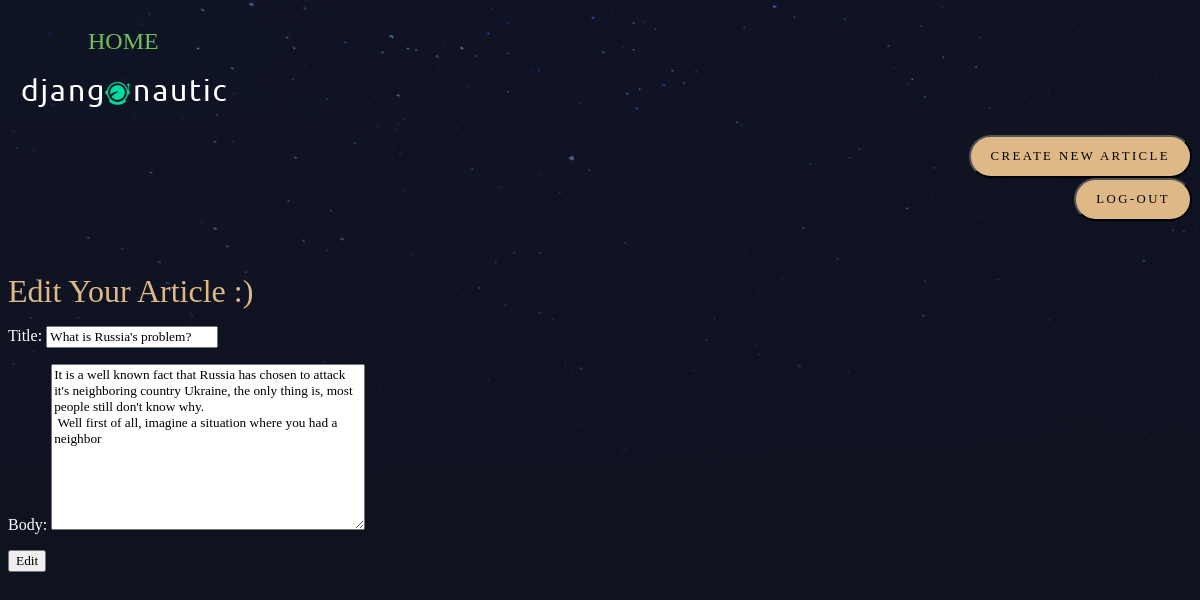
Screenshot of /articles/edit/what-is-russias-problem (signed in) with the database file from the repository.
### Articles/models.py (models this page shows, shortened)
class Articles(models.Model):
    title = models.CharField(max_length=200)
    slug = models.SlugField(unique=True)
    body = models.TextField()
    thumbnail = models.ImageField(default='default.png',blank=True)
    date = models.DateField(auto_now=True)
    author = models.ForeignKey(User,default=None,on_delete=CASCADE )

### Articles/views.py (the view)
# urls.py: path("edit/<slug:slug>", edit_article.as_view() ,name='edit'),
def edit_article(request,slug):
    article = Articles.objects.get(slug=slug)
    if request.method == 'POST':
        form = EditArticle(request.POST,instance=article)
        if form.is_valid():
            form.save()
            return redirect('particular:articles')
    else:
        form = EditArticle(article,slug)
    print(article.date)
    return render(request,'articles/edit_article.html',context={'form':form})

### templates/articles/edit_article.html (shortened to what this page needs)
{% extends 'base_layout.html' %}
{% block content %}
<h1>Edit Your Article :) </h1>
<form class="site-form" action="{% url 'particular:articles' %}" method="post" enctype="multipart/form-data">
    {{form.as_p}}
    <input type="submit" value="Edit">
</form>
{% endblock %}

### static/slatt.css (style rules this page uses)
body { background-color: #0f121f; background-image: url(stars.png); background-repeat:no-repeat; background-size: cover; color: #fff; }
body * { font-family: Ubuntu; }
h1,h2,h3,h3,h4 { font-weight: normal; margin: 0; color: burlywood; }

### rows the page displays
Articles: title "What is Russia's problem?", body "It is a well known fact that Russia has chosen to attack it's neighboring country Ukraine, the only thing is, most people still don't know why. Well first of all, imagine a situation where you had a neighbor"
